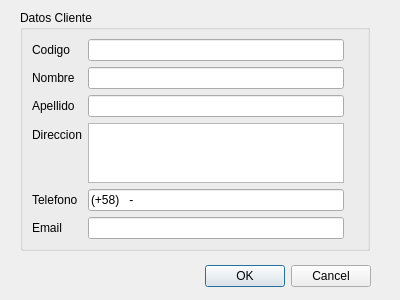
<?xml version="1.0" encoding="UTF-8"?>
<ui version="4.0">
 <class>FormDatosCliente</class>
 <widget class="QDialog" name="FormDatosCliente">
  <property name="geometry">
   <rect>
    <x>0</x>
    <y>0</y>
    <width>400</width>
    <height>300</height>
   </rect>
  </property>
  <property name="windowTitle">
   <string>Dialog</string>
  </property>
  <widget class="QDialogButtonBox" name="buttonBox">
   <property name="geometry">
    <rect>
     <x>30</x>
     <y>260</y>
     <width>341</width>
     <height>32</height>
    </rect>
   </property>
   <property name="orientation">
    <enum>Qt::Horizontal</enum>
   </property>
   <property name="standardButtons">
    <set>QDialogButtonBox::Cancel|QDialogButtonBox::Ok</set>
   </property>
  </widget>
  <widget class="QGroupBox" name="groupBox">
   <property name="geometry">
    <rect>
     <x>20</x>
     <y>10</y>
     <width>350</width>
     <height>241</height>
    </rect>
   </property>
   <property name="title">
    <string>Datos Cliente</string>
   </property>
   <layout class="QFormLayout" name="formLayout_2">
    <item row="0" column="0">
     <layout class="QFormLayout" name="formLayout">
      <property name="fieldGrowthPolicy">
       <enum>QFormLayout::AllNonFixedFieldsGrow</enum>
      </property>
      <item row="0" column="0">
       <widget class="QLabel" name="codigoLabel">
        <property name="text">
         <string>Codigo</string>
        </property>
       </widget>
      </item>
      <item row="0" column="1">
       <widget class="QLineEdit" name="codigoLineEdit"/>
      </item>
      <item row="1" column="0">
       <widget class="QLabel" name="nombreLabel">
        <property name="text">
         <string>Nombre</string>
        </property>
       </widget>
      </item>
      <item row="1" column="1">
       <widget class="QLineEdit" name="nombreLineEdit"/>
      </item>
      <item row="2" column="0">
       <widget class="QLabel" name="apellidoLabel">
        <property name="text">
         <string>Apellido</string>
        </property>
       </widget>
      </item>
      <item row="2" column="1">
       <widget class="QLineEdit" name="apellidoLineEdit"/>
      </item>
      <item row="3" column="0">
       <widget class="QLabel" name="label">
        <property name="text">
         <string>Direccion</string>
        </property>
       </widget>
      </item>
      <item row="4" column="0">
       <widget class="QLabel" name="telefonoLabel">
        <property name="text">
         <string>Telefono</string>
        </property>
       </widget>
      </item>
      <item row="4" column="1">
       <widget class="QLineEdit" name="telefonoLineEdit">
        <property name="inputMask">
         <string>(+58)000-0000000; </string>
        </property>
       </widget>
      </item>
      <item row="5" column="0">
       <widget class="QLabel" name="emailLabel">
        <property name="text">
         <string>Email</string>
        </property>
       </widget>
      </item>
      <item row="5" column="1">
       <widget class="QLineEdit" name="emailLineEdit">
        <property name="inputMask">
         <string/>
        </property>
       </widget>
      </item>
      <item row="3" column="1">
       <widget class="QPlainTextEdit" name="plainTextEdit">
        <property name="verticalScrollBarPolicy">
         <enum>Qt::ScrollBarAlwaysOff</enum>
        </property>
        <property name="horizontalScrollBarPolicy">
         <enum>Qt::ScrollBarAlwaysOff</enum>
        </property>
        <property name="tabChangesFocus">
         <bool>true</bool>
        </property>
       </widget>
      </item>
     </layout>
    </item>
   </layout>
  </widget>
 </widget>
 <tabstops>
  <tabstop>codigoLineEdit</tabstop>
  <tabstop>nombreLineEdit</tabstop>
  <tabstop>apellidoLineEdit</tabstop>
  <tabstop>plainTextEdit</tabstop>
  <tabstop>telefonoLineEdit</tabstop>
  <tabstop>emailLineEdit</tabstop>
  <tabstop>buttonBox</tabstop>
 </tabstops>
 <resources/>
 <connections>
  <connection>
   <sender>buttonBox</sender>
   <signal>accepted()</signal>
   <receiver>FormDatosCliente</receiver>
   <slot>accept()</slot>
   <hints>
    <hint type="sourcelabel">
     <x>248</x>
     <y>254</y>
    </hint>
    <hint type="destinationlabel">
     <x>157</x>
     <y>274</y>
    </hint>
   </hints>
  </connection>
  <connection>
   <sender>buttonBox</sender>
   <signal>rejected()</signal>
   <receiver>FormDatosCliente</receiver>
   <slot>reject()</slot>
   <hints>
    <hint type="sourcelabel">
     <x>316</x>
     <y>260</y>
    </hint>
    <hint type="destinationlabel">
     <x>286</x>
     <y>274</y>
    </hint>
   </hints>
  </connection>
 </connections>
</ui>
